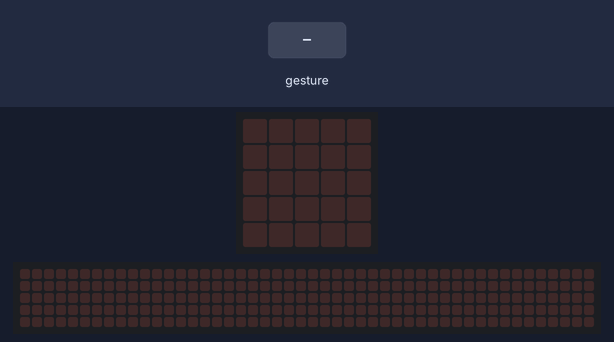
Recording of a program running on a simulated BBC micro:bit (MakeCode). Shown: the board's 5×5 LED display, a strip that is not on the board, showing the scrolling text unrolled. Inputs (shaded band) come from the test bench. A tilt is held for 1.5 s and a shake lasts 1 s, then the board lies face up again; the 48×5 strip is a reading aid, not a part: it shows the text the display is scrolling, unrolled, one strip-width of it at a time.

Above: at 1.2 s.
1.3 s: gesture 'shake'
At 1.72 s:
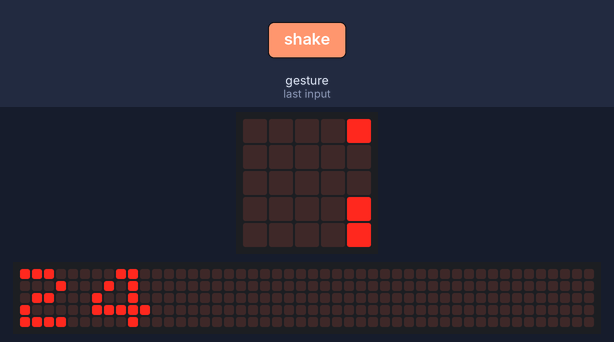
At 4.06 s:
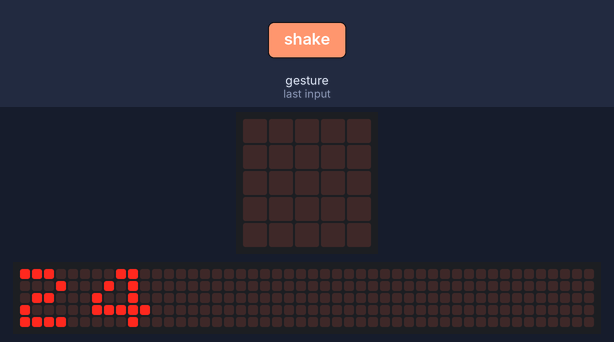
Timing chart, 0 to 5.6 s (numbered marks = the images above; inputs shaded):
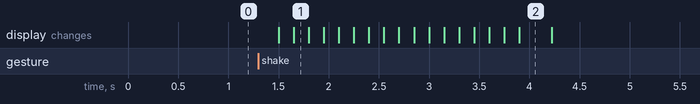

Measured:
- after the input at 1.3 s, the display: first changes after 0.20 s (image 1 shows a later state)

The program:

main.ts
```typescript
input.onGesture(Gesture.Shake, function () {
    if (Tage_bis_Weihnachten >= 1) {
        basic.showString("" + (Tage_bis_Weihnachten))
        Tage_bis_Weihnachten += -1
    }
    if (Tage_bis_Weihnachten == 0) {
        basic.showLeds(`
            . . # . .
            . # # # .
            # # # # #
            # # # # #
            . . # . .
            `)
    }
})
let Tage_bis_Weihnachten = 0
Tage_bis_Weihnachten = 24
basic.forever(function () {

})
```

test.ts
```typescript
// Hier kann man Tests durchführen; diese Datei wird nicht kompiliert, wenn dieses Paket als Erweiterung verwendet wird.
```
